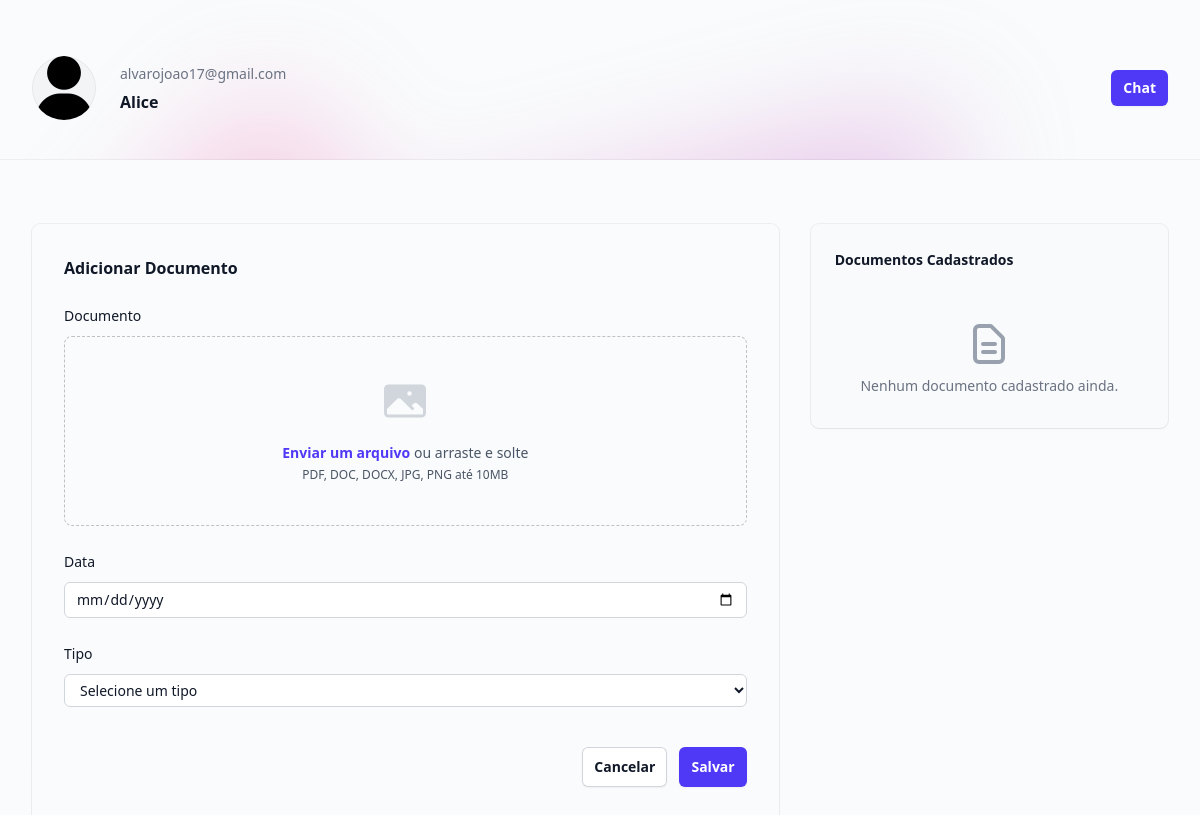
/usuarios/cliente/1, run on an earlier commit of the app's database.
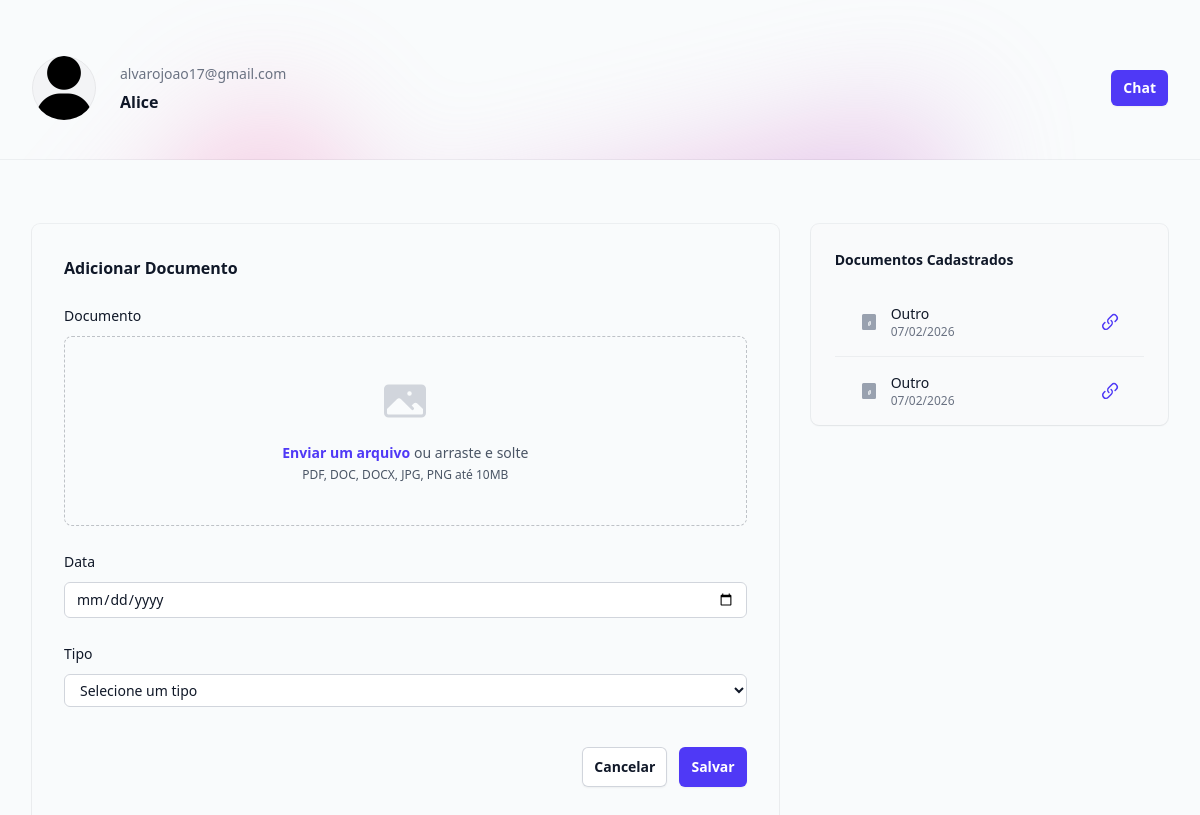
And on a later commit of the database.
### usuarios/models.py (models this page shows, shortened)
class Documentos(models.Model):
    TIPO_CHOICES = [
        ('C', 'Contrato'),
        ('P', 'Petição'),
        ('CONT', 'Contestação'),
        ('R', 'Recursos'),
        ('O', 'Outro'),
    ]
    cliente = models.ForeignKey(Cliente, on_delete=models.CASCADE)
    tipo = models.CharField(max_length=255, choices=TIPO_CHOICES, default='O')
    arquivo = models.FileField(upload_to='documentos/')
    data_upload = models.DateTimeField()
    content = MartorField()

### usuarios/views.py (the view, shortened to what this page needs)
# urls.py: path("cliente/<int:id>", views.cliente, name='cliente'),
def cliente(request, id):
    cliente = Cliente.objects.get(id=id)
    if request.method == "GET":
        documentos = Documentos.objects.filter(cliente=cliente)
        return render(request, 'cliente.html', {'cliente': cliente, 'documentos': documentos})

### usuarios/templates/cliente.html (shortened to what the changed rows need)
{% extends 'base.html' %}
{% load static %}
{% block 'body' %}
  <main>
    <header class="relative isolate pt-4">
      <div class="mx-auto max-w-7xl px-4 py-10 sm:px-6 lg:px-8">
        <div class="mx-auto flex max-w-2xl items-center justify-between gap-x-8 lg:mx-0 lg:max-w-none">
          <div class="flex items-center gap-x-6">
            <h1>
              <div class="text-sm/6 text-gray-500">{{ cliente.email }}</div>
              <div class="mt-1 text-base font-semibold text-gray-900">{{ cliente.nome }}</div>
            </h1>
          </div>
        </div>
      </div>
    </header>
    <div class="mx-auto max-w-7xl px-4 py-16 sm:px-6 lg:px-8">
      <div class="mx-auto grid max-w-2xl grid-cols-1 grid-rows-1 items-start gap-x-8 gap-y-8 lg:mx-0 lg:max-w-none lg:grid-cols-3">
        <div class="lg:col-start-3 lg:row-end-1">
          <div class="rounded-lg bg-gray-50 shadow-xs outline-1 outline-gray-900/5">
            <div class="px-6 pt-6">
              {% if documentos %}
                <ul class="divide-y divide-gray-900/5">
                    {% for documento in documentos %}
                    <li class="px-6 py-4">
                        <div class="flex items-center justify-between">
                        <div class="flex items-center gap-3">
                            <div>
                            <p class="text-sm font-medium text-gray-900">{{ documento.get_tipo_display }}</p>
                            <p class="text-xs text-gray-500">{{ documento.data_upload|date:"d/m/Y" }}</p>
                            </div>
                        </div>
                        <a href="#" target="_blank" class="text-indigo-600 hover:text-indigo-500">
                        </a>
                        </div>
                    </li>
                    {% endfor %}
                </ul>
                {% else %}
                <div class="px-6 py-8 text-center">
                    <svg class="mx-auto h-12 w-12 text-gray-400" fill="none" viewBox="0 0 24 24" stroke="currentColor">
                    <path stroke-linecap="round" stroke-linejoin="round" stroke-width="2" d="M9 12h6m-6 4h6m2 5H7a2 2 0 01-2-2V5a2 2 0 012-2h5.586a1 1 0 01.707.293l5.414 5.414a1 1 0 01.293.707V19a2 2 0 01-2 2z" />
                    </svg>
                    <p class="mt-2 text-sm text-gray-500">Nenhum documento cadastrado ainda.</p>
                </div>
                {% endif %}
            </div>
          </div>
        </div>
        <div class="-mx-4 px-4 py-8 shadow-xs ring-1 ring-gray-900/5 sm:mx-0 sm:rounded-lg sm:px-8 sm:pb-14 lg:col-span-2 lg:row-span-2 lg:row-end-2 xl:px-16 xl:pt-16 xl:pb-20">
          <h2 class="text-base font-semibold text-gray-900 mb-6">Adicionar Documento</h2>
        </div>
      </div>
    </div>
  </main>
{% endblock 'body' %}

What changed in the data, as far as the page shows it:
added Documentos: tipo "Outro", data_upload "07/02/2026"
added Documentos: tipo "Outro", data_upload "07/02/2026"
Also different on the page:
text no longer shown: "Nenhum documento cadastrado ainda."
